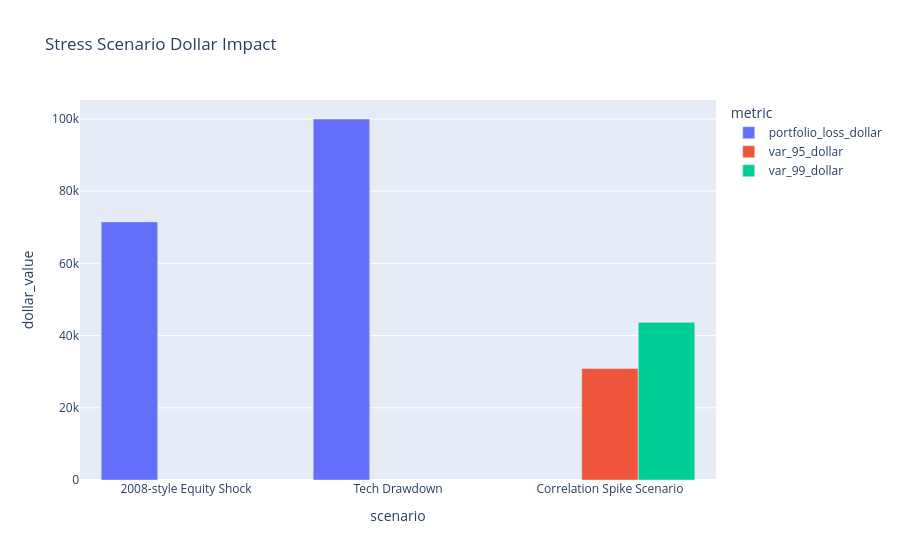

This figure's notebook cell:
### Code cell
# Scenario chart: compare dollar impact across stress scenarios.

scenario_chart = scenario_summary.melt(
    id_vars="scenario",
    value_vars=[col for col in ["portfolio_loss_dollar", "var_95_dollar", "var_99_dollar"] if col in scenario_summary.columns],
    var_name="metric",
    value_name="dollar_value",
).dropna()

px.bar(
    scenario_chart,
    x="scenario",
    y="dollar_value",
    color="metric",
    barmode="group",
    title="Stress Scenario Dollar Impact",
)

### Figure 1 — Plotly figure (JSON) as saved in the notebook; plotly's stock layout.template omitted (floating-point values rounded to 4 significant figures)
{"data": [{"alignmentgroup": "True", "hovertemplate": "metric=portfolio_loss_dollar<br>scenario=%{x}<br>dollar_value=%{y}<extra></extra>", "legendgroup": "portfolio_loss_dollar", "marker": {"color": "#636efa", "pattern": {"shape": ""}}, "name": "portfolio_loss_dollar", "offsetgroup": "portfolio_loss_dollar", "orientation": "v", "showlegend": true, "textposition": "auto", "type": "bar", "x": ["2008-style Equity Shock", "Tech Drawdown"], "xaxis": "x", "y": [71500.0, 100000.0], "yaxis": "y"}, {"alignmentgroup": "True", "hovertemplate": "metric=var_95_dollar<br>scenario=%{x}<br>dollar_value=%{y}<extra></extra>", "legendgroup": "var_95_dollar", "marker": {"color": "#EF553B", "pattern": {"shape": ""}}, "name": "var_95_dollar", "offsetgroup": "var_95_dollar", "orientation": "v", "showlegend": true, "textposition": "auto", "type": "bar", "x": ["Correlation Spike Scenario"], "xaxis": "x", "y": [30870.0], "yaxis": "y"}, {"alignmentgroup": "True", "hovertemplate": "metric=var_99_dollar<br>scenario=%{x}<br>dollar_value=%{y}<extra></extra>", "legendgroup": "var_99_dollar", "marker": {"color": "#00cc96", "pattern": {"shape": ""}}, "name": "var_99_dollar", "offsetgroup": "var_99_dollar", "orientation": "v", "showlegend": true, "textposition": "auto", "type": "bar", "x": ["Correlation Spike Scenario"], "xaxis": "x", "y": [43670.0], "yaxis": "y"}], "layout": {"barmode": "group", "legend": {"title": {"text": "metric"}, "tracegroupgap": 0}, "title": {"text": "Stress Scenario Dollar Impact"}, "xaxis": {"anchor": "y", "domain": [0, 1], "title": {"text": "scenario"}}, "yaxis": {"anchor": "x", "domain": [0, 1], "title": {"text": "dollar_value"}}}}
